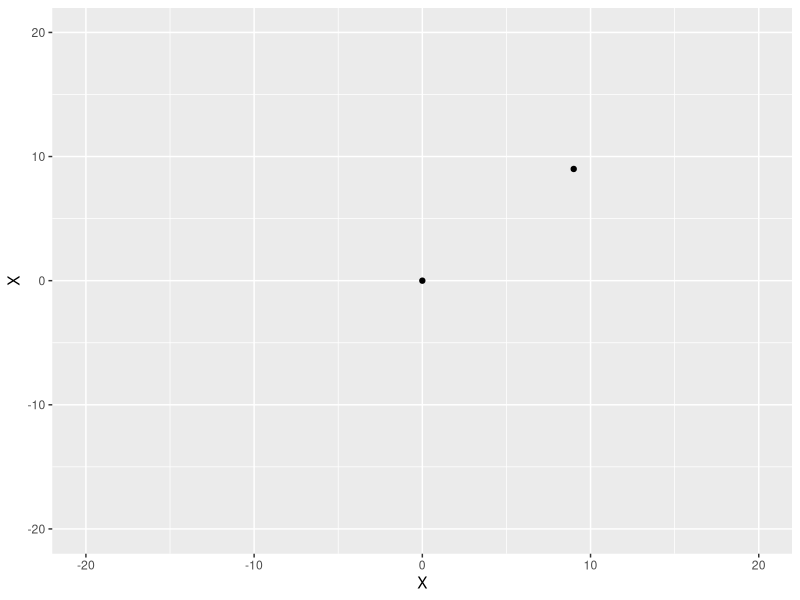
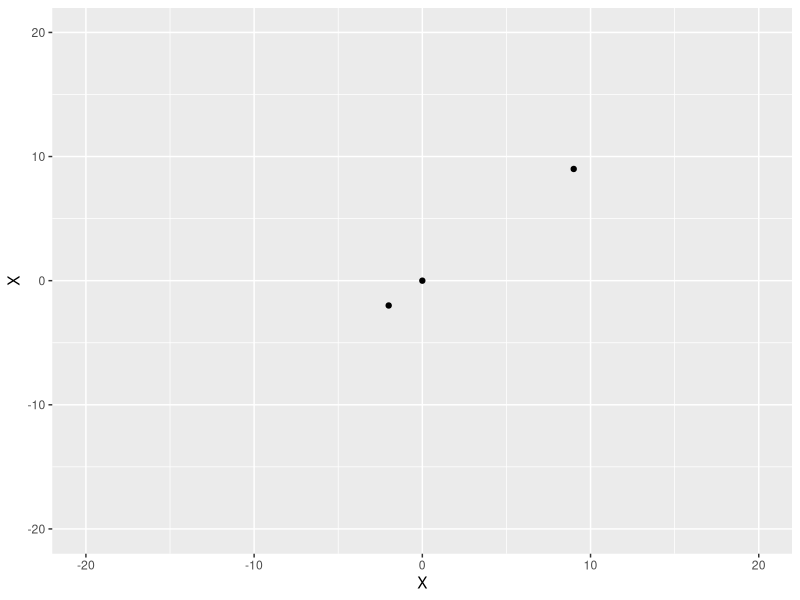

Reproduce these figures in R, in order.
####################
# Distance metrics #
####################
library(ggplot2)

## Input Data 
# Create table with 2 observations with coordinates in a 2D space
df <- data.frame(X = as.numeric(c(0,9)),
                 Y = as.numeric(c(0,12))
                )

df

# Plot the positions of the 2 observations
ggplot(df, aes(x = X, y = X)) + 
  geom_point() +
  # Assuming a 40x60 field
  lims(x = c(-20,20), y = c(-20, 20))

### Euclidean distance - formula is the same as the Hypothenuse of a triangle 
### formed by the coordinates of the base and height
### This is the fundamental idea of calculating a measure of dissimilarity of two observations


## Alt 1
# Manually calculate the distance
distance <- sqrt( ( df[1,1] - df[2,1])^2 + (df[1,2] - df[2,2])^2 )
distance


## Alt 2
# Define a custom distance function that takes as input a df with two numeric columns
calculate_eucledian <- function(df) {
  
  # Col names of a data frame with 2 columns of numeric values
  
  distance <- sqrt( (df[1,1] - df[2,1])^2 + (df[1,2] - df[2,2])^2 )
  
  return(distance)

}

# Apply custom function
result <- calculate_eucledian(df)
cat("The Eucledian distance is:", result)


## Alt 3
# Use R built in function dist()

result <- dist(df, method = "euclidean")
result


# Create data with 3 observations
df2 <- data.frame(X = as.numeric(c(0,9,-2)),
                  Y = as.numeric(c(0,12,19))
                  )
df2

# apply dist() on df2 with 3 observations
result2 <- dist(df2, method = "euclidean")
result2

# Plot the positions of the 3 observations
ggplot(df2, aes(x = X, y = X)) + 
  geom_point() +
  # Assuming a 40x60 field
  lims(x = c(-20,20), y = c(-20, 20))


